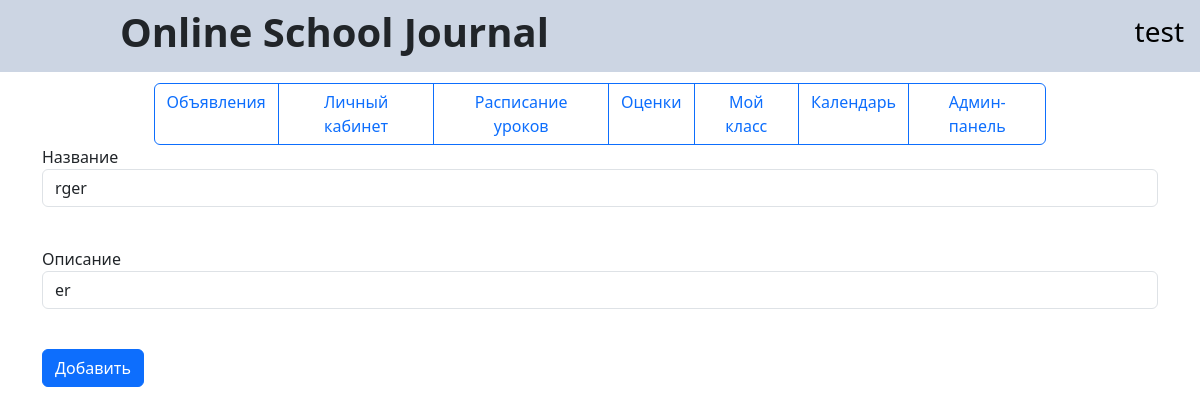
The app's page /ads/edit/1 (signed in) with its own data.
### data/user_forming.py (models this page shows, shortened)
class User(SqlAlchemyBase, UserMixin):
    __tablename__ = 'users'
    id = sqlalchemy.Column(sqlalchemy.Integer,
                           primary_key=True, autoincrement=True)
    role = sqlalchemy.Column(sqlalchemy.String, nullable=True)
    login = sqlalchemy.Column(sqlalchemy.String, nullable=True, unique=True)
    hashed_password = sqlalchemy.Column(sqlalchemy.String, nullable=True)
    surname = sqlalchemy.Column(sqlalchemy.String, nullable=True)
    name = sqlalchemy.Column(sqlalchemy.String, nullable=True)
    age = sqlalchemy.Column(sqlalchemy.Integer, nullable=True)
    address = sqlalchemy.Column(sqlalchemy.String, nullable=True)
    modified_date = sqlalchemy.Column(sqlalchemy.DateTime,
                                      default=datetime.datetime.now)
    class_student = sqlalchemy.Column(sqlalchemy.String, nullable=True)
    marks = orm.relationship("Marks", back_populates='user')

### data/ads_forming.py (models this page shows)
class Ads(SqlAlchemyBase):
    __tablename__ = 'ads'
    id = sqlalchemy.Column(sqlalchemy.Integer,
                           primary_key=True, autoincrement=True)
    owner_id = sqlalchemy.Column(sqlalchemy.Integer,
                                 sqlalchemy.ForeignKey("users.id"))
    ad_name = sqlalchemy.Column(sqlalchemy.String, nullable=True)
    discription = sqlalchemy.Column(sqlalchemy.String, nullable=True)
    date = sqlalchemy.Column(sqlalchemy.DateTime,
                                      default=datetime.datetime.now)
    user = orm.relationship("User")

### main.py (the view, shortened to what this page needs)
@app.route('/ads/edit/<int:id>', methods=['GET', 'POST'])
def ads_edit(id):
    form = AdsForm()
    if request.method == "GET":
        db_sess = db_session.create_session()
        ads = db_sess.query(Ads).filter(Ads.id == id,
                                        (Ads.owner_id == current_user.id) | (current_user.role == 'admin')
                                        ).first()
        if ads:
            form.ad_name.data = ads.ad_name
            form.discription.data = ads.discription
        else:
            abort(404)
    return render_template("edit_ads.html", current_user=current_user, form=form)

### data/ads_form.py
class AdsForm(FlaskForm):
    ad_name = StringField('Название', validators=[DataRequired()])
    discription = StringField('Описание', validators=[DataRequired()])
    submit = SubmitField('Добавить')

### data/db_session.py (called while the page is built)
def create_session() -> Session:
    global __factory
    return __factory()

### main.py (called while the page is built)
@login_manager.user_loader
def load_user(user_id):
    db_sess = db_session.create_session()
    return db_sess.get(User, user_id)

### templates/edit_ads.html (shortened to what this page needs)
{% extends "main.html" %}
{% block content %}
<form action="" method="post">
    <p>
        {{ form.ad_name.label }}<br>
        {{ form.ad_name(class="form-control") }}<br>
    </p>
    <p>
        {{ form.discription.label }}<br>
        {{ form.discription(class="form-control") }}<br>
    <p>{{ form.submit(type="submit", class="btn btn-primary") }}</p>
</form>
{% endblock %}

### templates/main.html (shortened to what this page needs)
<!doctype html>
<html lang="ru">
<head>
	<link rel="stylesheet" href="/static/css/style.css">
	<link href="https://cdn.jsdelivr.net/npm/bootstrap@5.3.0/dist/css/bootstrap.min.css" rel="stylesheet"
>
</head>
<body>
	<header>
		<nav class="navbar navbar-light">
			<h1 id="title">Online School Journal</h1>
			 {% if current_user.is_authenticated %}
			 <a class="navbar-brand" href="/menu/profile"><h3>{{ current_user.login }}</h3></a>
			 {% endif %}
		</nav>
	</header>
	<main role="main" class="container">
        <div id="tabs" class="btn-group">
            <a href="/menu/ads" class="btn btn-outline-primary">Объявления</a>
            <a href="/menu/profile" class="btn btn-outline-primary">Личный кабинет</a>
            <a href="/menu/timetable" class="btn btn-outline-primary">Расписание уроков</a>
            <a href="/menu/marks" class="btn btn-outline-primary">Оценки</a>
            <a href="/menu/class" class="btn btn-outline-primary">Мой класс</a>
            <a href="/menu/calendar" class="btn btn-outline-primary">Календарь</a>
            {% if current_user.role == "admin" %}
            <a href="/menu/admin" class="btn btn-outline-primary">Админ-панель</a>
            {% endif %}
        </div>
        {% block content %}{% endblock %}
    </main>
</body>
</html>

### static/css/style.css (style rules this page uses)
nav { background-color:#ccd5e3; }
#title { margin-left: 10%; font-weight: bold }
#tabs { display: flex; margin-left: 10%; margin-right: 10%; margin-top: 1% }

### records on screen
User: login "test"
Ads: ad_name "rger", discription "er"
